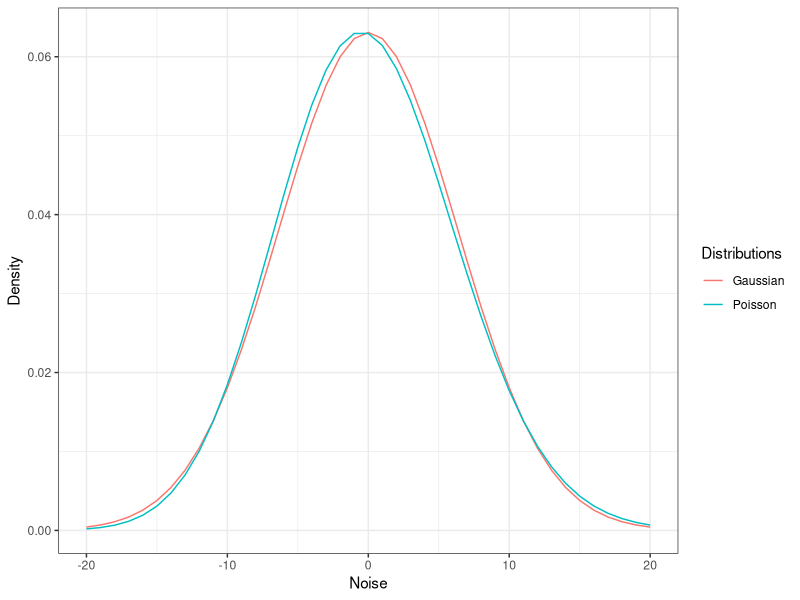
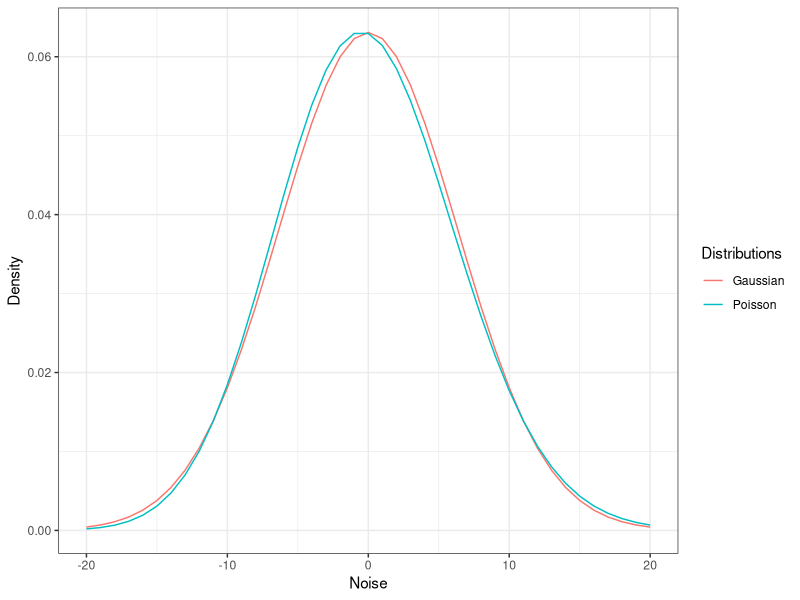

R code for these plots, in order:
require('ggplot2')
library(ggthemes)
theme_set(theme_bw())  # from ggthemes
require(data.table)
x=t(t(c(-20:20)))
y1=t(t(dnorm(x,mean=0,sd=sqrt(40))))
y2=t(t(dpois(x+40,lambda = 40)))
df=cbind(rbind(x,x),rbind(y1,y2))
df=data.table(df)
df=cbind(df,'Gaussian')
df[42:82,3]='Poisson'
names(df)=c('Noise','Density','Distributions')
ggplot(df, aes(x=Noise, y=Density,color=Distributions)) + 
  geom_line() 

ggsave('noise.pdf',width = 8, units = "cm")
